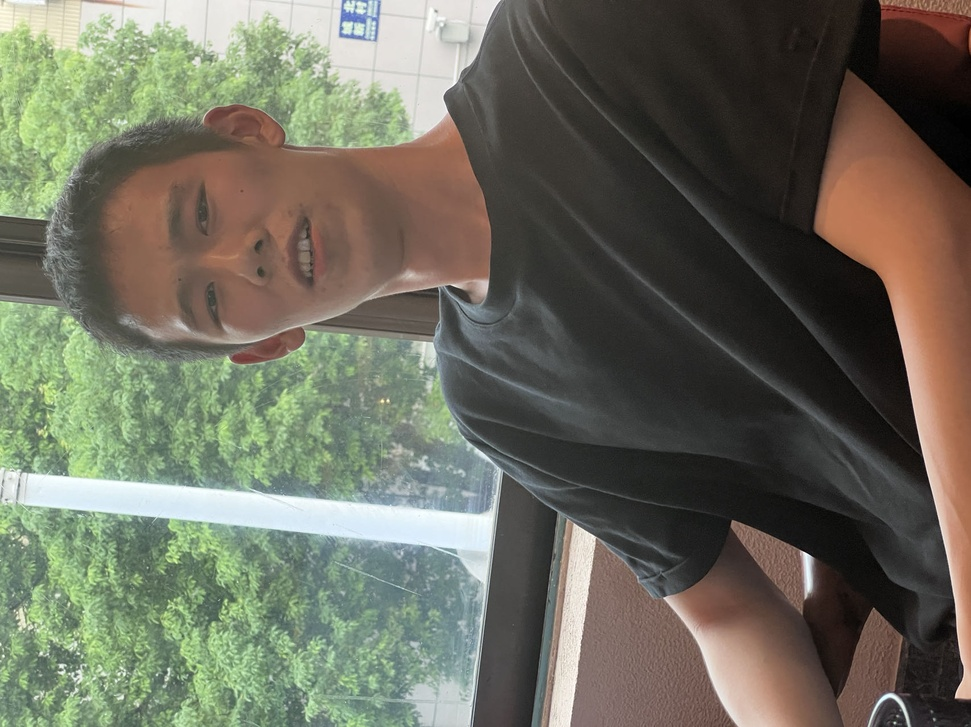
#> input picture jgy.jpg, 971 x 727 px, shrunk from 1706 x 1278 before the run
$ python test3.py
#> lines starting #> are read from the running program, lines starting #| are printed output that depends on the picture
from PIL import Image
import numpy as np
import matplotlib.pyplot as plt

# 读取图像
image = Image.open('jgy.jpg').convert('L')  # 转换为灰度图
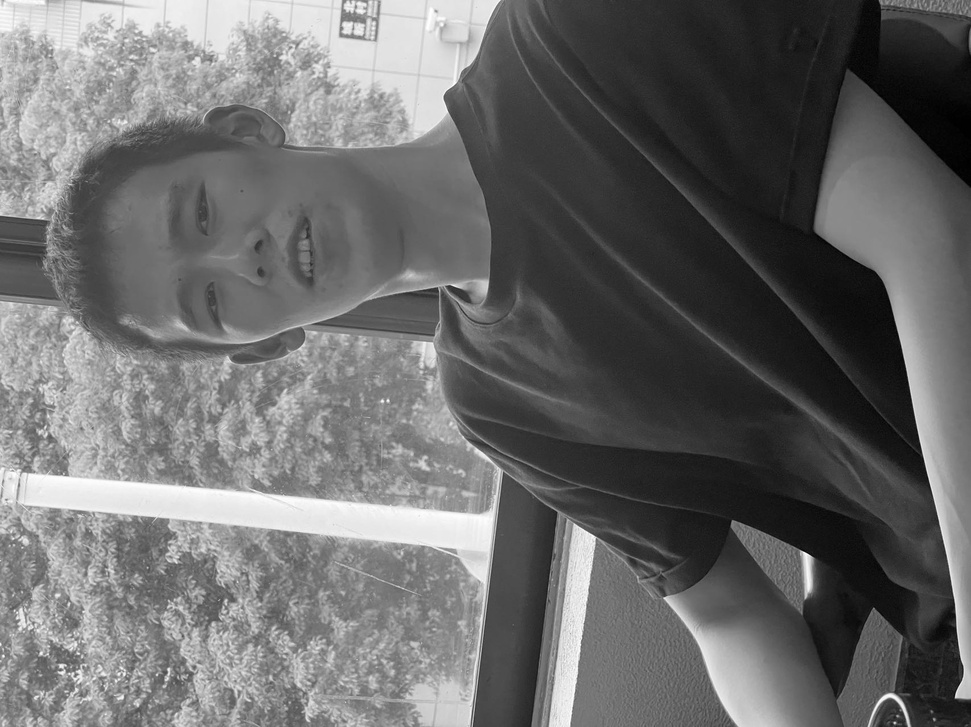
#> image: PIL image 971x727 L; min 0, max 255, mean 106.3

# 定义自定义曲线（简单的非线性变换)
x_curve = np.arange(256)
y_curve = np.clip((x_curve ** 1.2) / 255 * 255, 0, 255).astype(np.uint8)  # 自定义曲线

# 创建查找表
lookup_table = list(y_curve)

# 应用查找表进行点变换
transformed_image = image.point(lookup_table)
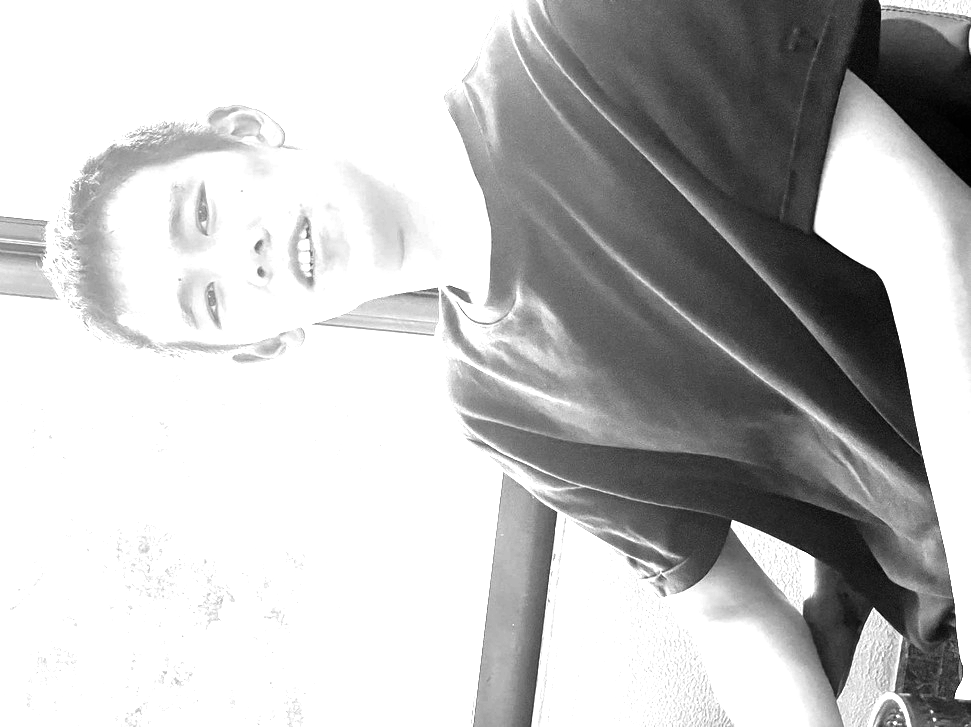
#> transformed_image: PIL image 971x727 L; min 0, max 255, mean 191.2

# 显示原图和处理后的图像
plt.figure(figsize=(12, 6))
plt.subplot(1, 2, 1)
plt.title('Original Image')
plt.imshow(image, cmap='gray')
plt.axis('off')

plt.subplot(1, 2, 2)
plt.title('Transformed Image')
plt.imshow(transformed_image, cmap='gray')
plt.axis('off')

plt.show()
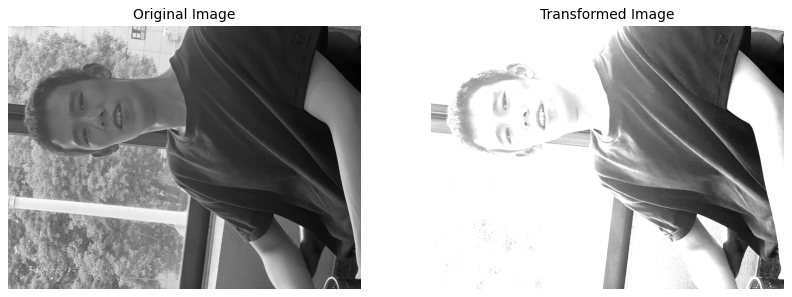
#> figure drawn by matplotlib, 2 panels
